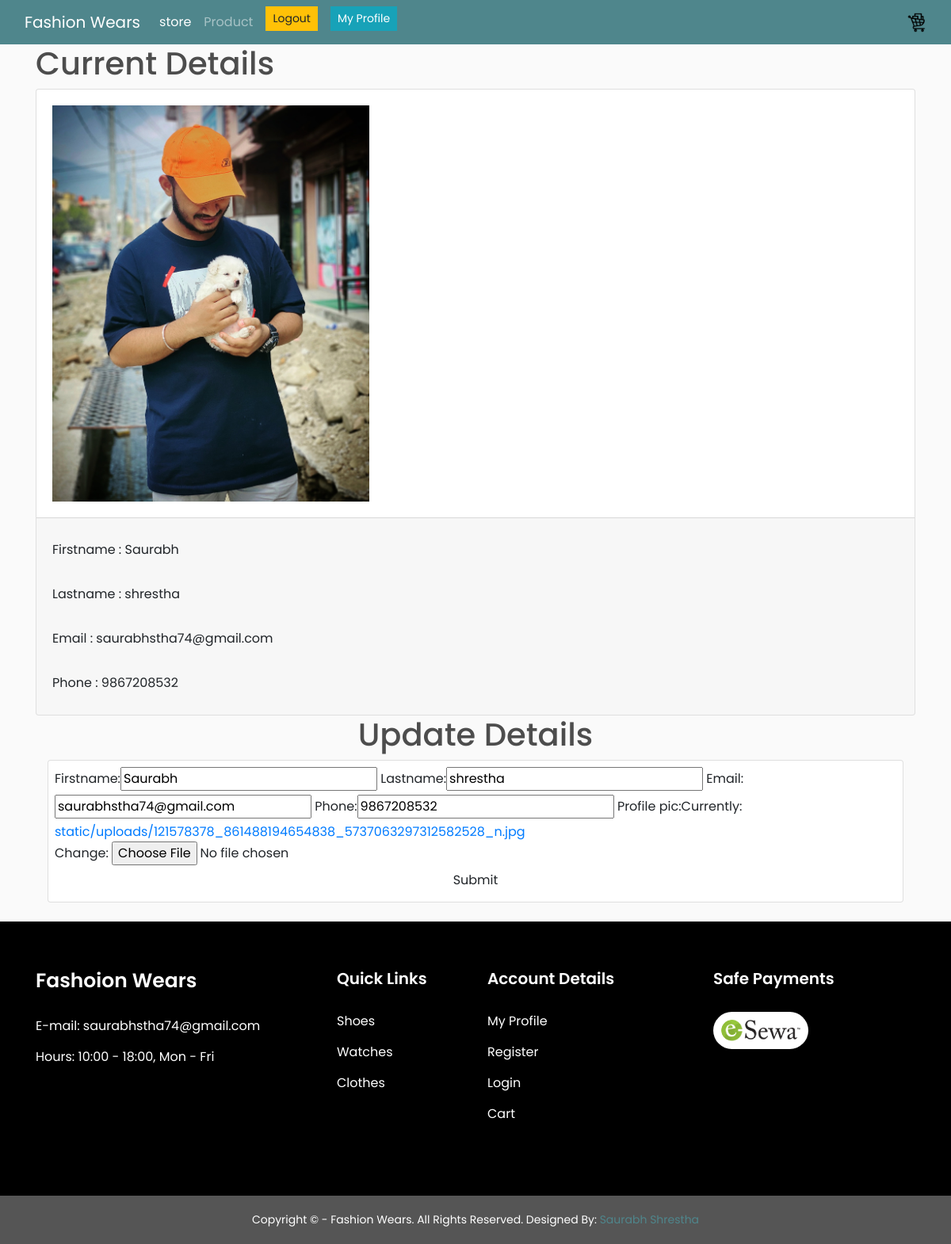
The page /accounts/profile (signed in) on the database its author committed.
### accounts/models.py (models this page shows, shortened)
class Profile(models.Model):
    user=models.OneToOneField(User,null=True,on_delete=models.CASCADE)
    username=models.CharField(null=True,max_length=200)
    firstname=models.CharField(max_length=200,null=True)
    lastname=models.CharField(max_length=200,null=True)
    email=models.EmailField(unique=True,null=True)
    phone=models.CharField(max_length=10,null=True)
    profile_pic=models.FileField(upload_to='static/uploads',default='static/images/bg.jpg')
    created_date=models.DateTimeField(auto_now_add=True)

### accounts/views.py (the view)
# urls.py: path('profile',views.user_account)
@login_required
def user_account(request):
    profile = request.user.profile
    form = ProfileForm(instance=profile)
    if request.method == 'POST':
        form = ProfileForm(request.POST, request.FILES, instance=profile)
        if form.is_valid():
            form.save()
            messages.success(request, 'Account Update Successful for ' + str(request.user.profile))
            return redirect('/accounts/profile')
    context = {'form': form}
    return render(request, 'accounts/profile.html', context)

### accounts/forms.py
class ProfileForm(ModelForm):
    class Meta:
        model=Profile
        fields="__all__"
        exclude=['user','username']

### accounts/templates/accounts/profile.html (shortened to what this page needs)
{% extends 'whole/main.html' %}
{% load bootstrap %}
{% block content %}
<div class="container">
    <div class="row">
        <div class="col">
            <h1>Current Details</h1>
            <div class="card">
                <div class="card-body">
                    <img src="/{{request.user.profile.profile_pic}}" width="400" class="img-responsive">
                </div>
                <div class="card-footer">
                    <div class="py-3">Firstname : {{request.user.profile.firstname}}</div>
                    <div class="py-3">Lastname : {{request.user.profile.lastname}}</div>
                    <div class="py-3">Email : {{request.user.profile.email}}</div>
                    <div class="py-3">Phone : {{request.user.profile.phone}}</div>
                </div>
            </div>
        </div>
        <div class="col">
            <div class="col-md-12">
                <h1 class="text-center">Update Details</h1>
                <div class="card py-2 px-2">
                    <form class="form" action="" method="POST" enctype="multipart/form-data">
                        {{ form | bootstrap_horizontal}}
                        <div class="container text-center">
                            <button type="submit" class="btn nav-button">Submit</button>
                        </div>
                    </form>
                </div>
            </div>
        </div>
    </div>
</div>
{% endblock %}

### whole/templates/whole/main.html (shortened to what this page needs)
<!DOCTYPE html>
{% load static %}
<html lang="en">
  <head>
    <link rel="stylesheet" href="{% static 'js/bootstrap.min.css' %}"/>
    <link href='https://cdn.jsdelivr.net/npm/bootstrap@4.6.0/dist/css/bootstrap.min.css' rel="stylesheet" />
    <link href="{% static 'css/owl.carousel.css' s%}" rel="stylesheet" />
    <link href="{% static 'css/owl.theme.css' %}" rel="stylesheet" />
    <link href="{% static 'css/owl.transitions.css' %}" rel="stylesheet" />
    <link href="{% static 'css/font-awesome.css' %}" rel="stylesheet" />
    <link href="{% static 'css/style.css' %}" rel="stylesheet" />
    <link rel="stylesheet" type="text/css" href="{% static 'css/main.css' %}" />
    <link rel="stylesheet" type="text/css" href="{% static 'whole/css/style.css' %}">
  </head>
  <body>
    <nav class="navbar navbar-expand-lg navbar-dark bg-dark">
      <div class="container-fluid">
        <a class="navbar-brand" href="{% url 'store' %}">Fashion Wears</a>
        <div
          class="collapse navbar-collapse d-flex justify-content-between"
          id="navbarSupportedContent"
        >
          <ul class="navbar-nav  mb-2 mb-lg-0">
            <li class="nav-item">
              <a
                class="nav-link active"
                aria-current="page"
                href="{% url 'store' %}"
                >store</a
              >
            </li>
            <li class="nav-item">
              <a class="nav-link" href="/products">Product</a>
            </li>
            {% if user.is_authenticated %}
            <li class="nav-item">
              <a href="/accounts/logout" class="btn nav-button btn-sm mx-2 btn-warning"
                >Logout</a
              >
            </li>
            <li class="nav-item">
              <a href="/accounts/profile" class="btn nav-button btn-sm mx-2 btn-info">
                My Profile</a>
            </li>
              {% endif %}
          </ul>
          <div class="form-inline my-2 my-lg-0">
            <a href="{% url 'cart' %}">
              <img id="cart-icon" src="{% static 'images/cart3.png' %}" />
            </a>
          </div>
        </div>
      </div>
    </nav>
    {% block content %}
    {% endblock content %}
    <div class="top-footer mt-4">
      <div class="container">
        <div class="row ">
          <div class="col-md-4">
            <h2>Fashoion Wears</h2>
            <div class="info-content">
              <ul>
                <li>E-mail: saurabhstha74@gmail.com</li>
                <li>Hours: 10:00 - 18:00, Mon - Fri</li>
              </ul>
            </div>
          </div>
          <div class="col-md-2">
            <h5>Quick Links</h5>
            <div class="top-footer-content">
              <ul>
                <li><a href="/items/15">Shoes</a></li>
                <li><a href="/items/15">Watches</a></li>
                <li><a href="/items/19">Clothes</a></li>
              </ul>
            </div>
          </div>
          <div class="col-md-3">
            <h5>Account Details</h5>
            <div class="top-footer-content">
              <ul>
                <li><a href="/accounts/profile">My Profile</a></li>
                <li><a href="/accounts/register">Register</a></li>
                <li><a href="accounts/login">Login</a></li>
                <li><a href="/cart">Cart</a></li>
              </ul>
            </div>
          </div>
          <div class="col-md-3">
            <h5>Safe Payments</h5>
            <div class="top-footer-content">
              <ul>
                <li>
                  <a href="https://esewa.com.np/#/home"><img src="{% static 'images/esewa1.png' %} "class="images" /></a>
                </li>
              </ul>
            </div>
          </div>
        </div>
      </div>
    </div>
    <div class="footer">
      <div class="container">
        <div class="row">
          <div class="col-md-12">
            <p>
              Copyright © - Fashion Wears. All Rights Reserved. Designed
              By:<span> Saurabh Shrestha</span>
            </p>
          </div>
        </div>
      </div>
    </div>
  </body>
</html>

### static/css/style.css (style rules this page uses)
body { font-family: 'Poppins'; }
.top-footer { padding: 60px 0; background: #000; }
.top-footer h2 { font-size: 25px; font-weight: 600; color: #fff; margin: 0 0 30px 0; }
.top-footer h5 { font-size: 20px; font-weight: 600; color: #fff; margin: 0 0 30px 0; }
.top-footer ul { list-style: none; padding: 0; }
.top-footer ul li { color: #fff; font-size: 16px; padding-bottom: 15px; }
.top-footer-content ul { list-style: none; padding: 0; }
.top-footer-content ul li { color: #fff; font-size: 16px; padding-bottom: 15px; }
.top-footer-content ul li a { color: #fff; text-decoration: none; }
.top-footer img { background: #fff; padding: 10px; border-radius: 30px; }
.footer { background: #555; padding: 20px 0px; text-align: center; }
.footer p { font-size: 14px; color: #fff; margin: 0; }
.footer p span { color: #4f868c; }

### static/css/main.css (style rules this page uses)
body { background-color: hsl(0, 0%, 98%); }
h1, h2, h3, h4, h5, h6 { color: hsl(0, 0%, 30%); }
.bg-dark { background-color: #4f868c!important; }
#cart-icon { width: 25px; display: inline-block; margin-left: 15px; }
.btn { border-radius: 0; }

### rows shown on the page
Profile: firstname "Saurabh", lastname "shrestha", email "saurabhstha74@gmail.com", phone "9867208532"

### other values the page prints
{{ request.user.profile.firstname }} "Saurabh"
{{ request.user.profile.lastname }} "shrestha"
{{ request.user.profile.email }} "saurabhstha74@gmail.com"
{{ request.user.profile.phone }} "9867208532"
